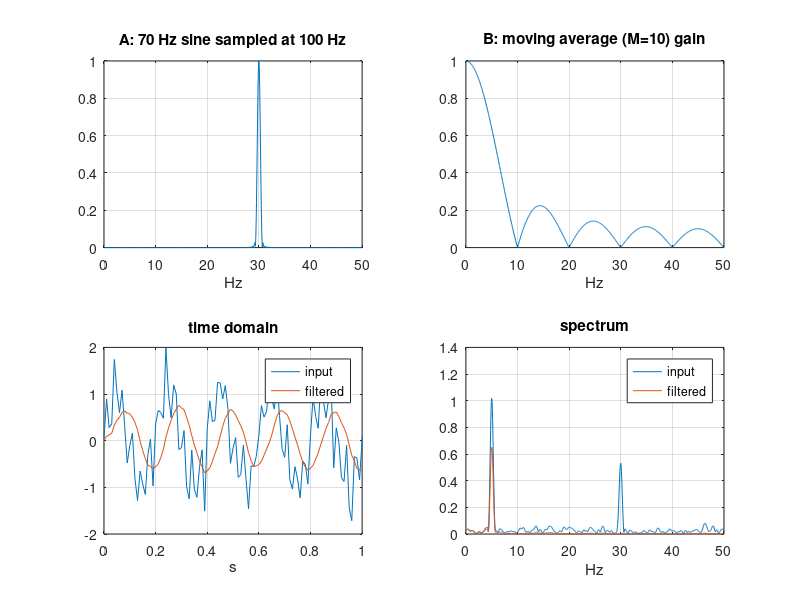

Source code (MATLAB):
fs = 100; N = 300; t = (0:N-1)'/fs;
w = 0.5*(1 - cos(2*pi*(0:N-1)'/(N-1)));
Nfft = 2048; f = (0:Nfft-1)'*fs/Nfft;
spec = @(s) 2*abs(fft(s.*w, Nfft))/sum(w);

% Part A: aliasing (70 Hz tone sampled at 100 Hz)
xa = sin(2*pi*70*t);
Xa = spec(xa);

% Part B: moving-average filter
x = sin(2*pi*5*t) + 0.5*sin(2*pi*30*t) + 0.2*randn(N,1);
M = 10;
h = ones(M,1)/M;
y = filter(h, 1, x);
X = spec(x); Y = spec(y);
H = abs(fft(h, Nfft));

figure;
subplot(2,2,1); plot(f(1:Nfft/2), Xa(1:Nfft/2)); xlim([0 50]); grid on;
title('A: 70 Hz sine sampled at 100 Hz'); xlabel('Hz');

subplot(2,2,2); plot(f(1:Nfft/2), H(1:Nfft/2)); xlim([0 50]); grid on;
title(sprintf('B: moving average (M=%d) gain', M)); xlabel('Hz');

subplot(2,2,3); plot(t, x, t, y); xlim([0 1]); grid on;
legend('input', 'filtered'); title('time domain'); xlabel('s');

subplot(2,2,4);
plot(f(1:Nfft/2), X(1:Nfft/2), f(1:Nfft/2), Y(1:Nfft/2)); xlim([0 50]); grid on;
legend('input', 'filtered'); title('spectrum'); xlabel('Hz');
